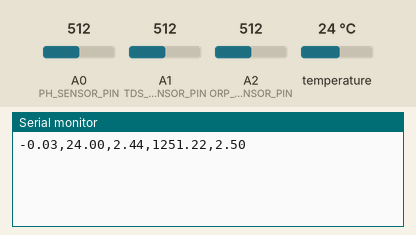
Simulated run of this sketch. Board: Arduino Nano, built with avr-gcc and run on an emulated ATmega328P. Parts: the last lines printed to the serial monitor. The inputs (shaded band) are chosen by the test bench; at power-on: temperature 24 °C, A0 (PH_SENSOR_PIN) = 512, A1 (TDS_SENSOR_PIN) = 512, A2 (ORP_SENSOR_PIN) = 512.

Above: at 6.5 s.
6.6 s: temperature set to 12 °C
At 7.7 s:
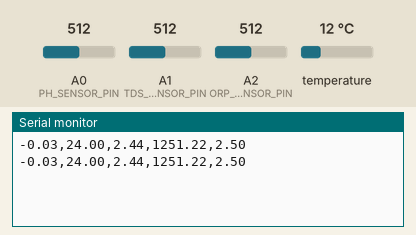
13.0 s: A0 (PH_SENSOR_PIN) set to 716
At 18.8 s:
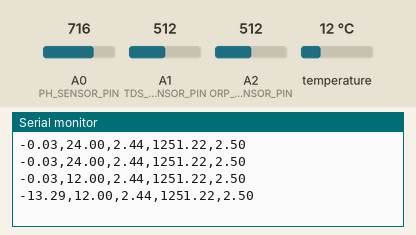
19.4 s: A1 (TDS_SENSOR_PIN) set to 716
At 24.4 s:
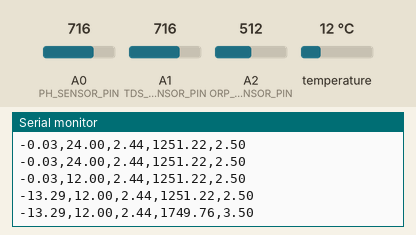
25.8 s: A2 (ORP_SENSOR_PIN) set to 716
At 31.1 s:
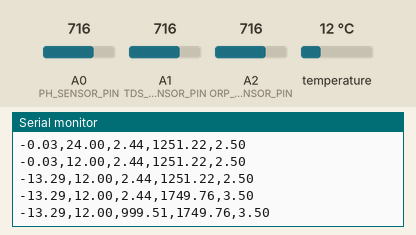
32.2 s: temperature set to 19 °C
At 36.7 s:
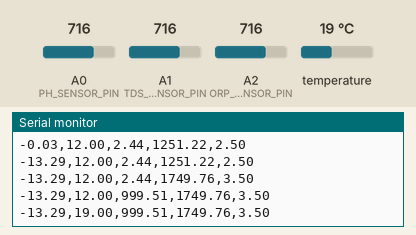
38.6 s: A0 (PH_SENSOR_PIN) set to 992
At 42.2 s:
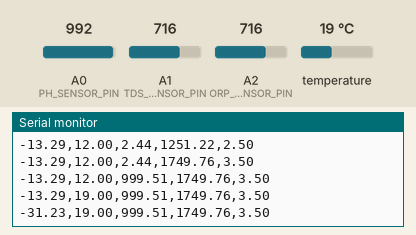
Timing chart, 0 to 43.7 s (numbered marks = the images above; inputs shaded):
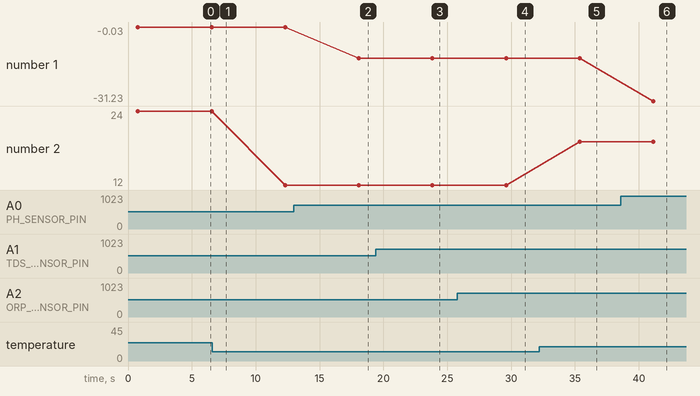

Measured:
- after the input at 13.0 s, the serial monitor: prints a new line after 5.1 s (image 2)
- after the input at 19.4 s, the serial monitor: prints a new line after 4.4 s (image 3)
- after the input at 25.8 s, the serial monitor: prints a new line after 3.8 s (image 4)
- after the input at 32.2 s, the serial monitor: prints a new line after 3.2 s (image 5)
- after the input at 38.6 s, the serial monitor: prints a new line after 2.5 s (image 6)
- plotted number 1: -0.03 → -13.29 after the input at 13.0 s, -13.29 → -31.23 after the input at 38.6 s
- plotted number 2: 24 → 12 after the input at 6.6 s, 12 → 19 after the input at 32.2 s

The sketch:

sensor_node_nano_csv.ino
```cpp
// Water quality sensor node (Nano): reads pH, ORP, TDS (analog) and temperature (DS18B20)
// and sends one CSV line every 5 s over the hardware UART, intended for an ESP8266.
// CSV format: ph,temp_c,orp_mv,tds_ppm,ec
// NOTE: the pH, ORP, TDS and EC conversions below are placeholder formulas, not calibrated.

#include <OneWire.h>
#include <DallasTemperature.h>

const int PH_SENSOR_PIN = A0;
const int TDS_SENSOR_PIN = A1;
const int ORP_SENSOR_PIN = A2;
const int ONE_WIRE_BUS_PIN = 2;

const float ADC_REF_VOLTS = 5.0;
const float ADC_MAX_COUNT = 1023.0;
const unsigned long SEND_INTERVAL_MS = 5000;

OneWire oneWire(ONE_WIRE_BUS_PIN);
DallasTemperature temperatureSensors(&oneWire);

float analogPinToVolts(int pin) {
  return analogRead(pin) * (ADC_REF_VOLTS / ADC_MAX_COUNT);
}

float readPhValue() {
  // placeholder linear model centred on 2.5 V
  return (analogPinToVolts(PH_SENSOR_PIN) - 2.5) * -13.3;
}

float readWaterTempC() {
  temperatureSensors.requestTemperatures();
  return temperatureSensors.getTempCByIndex(0);
}

float readOrpMillivolts() {
  return (analogPinToVolts(ORP_SENSOR_PIN) - 2.5) * 1000;  // placeholder
}

float readTdsPpm() {
  return analogPinToVolts(TDS_SENSOR_PIN) * 500;  // placeholder
}

float tdsToEc(float tdsPpm) {
  return tdsPpm / 500.0;  // placeholder
}

void setup() {
  Serial.begin(9600);
  temperatureSensors.begin();
}

void loop() {
  float phValue = readPhValue();
  float waterTempC = readWaterTempC();
  float orpMillivolts = readOrpMillivolts();
  float tdsPpm = readTdsPpm();
  float ecValue = tdsToEc(tdsPpm);

  String csvLine = String(phValue) + "," + String(waterTempC) + "," + String(orpMillivolts) + "," +
                   String(tdsPpm) + "," + String(ecValue);
  Serial.println(csvLine);

  delay(SEND_INTERVAL_MS);
}
```
